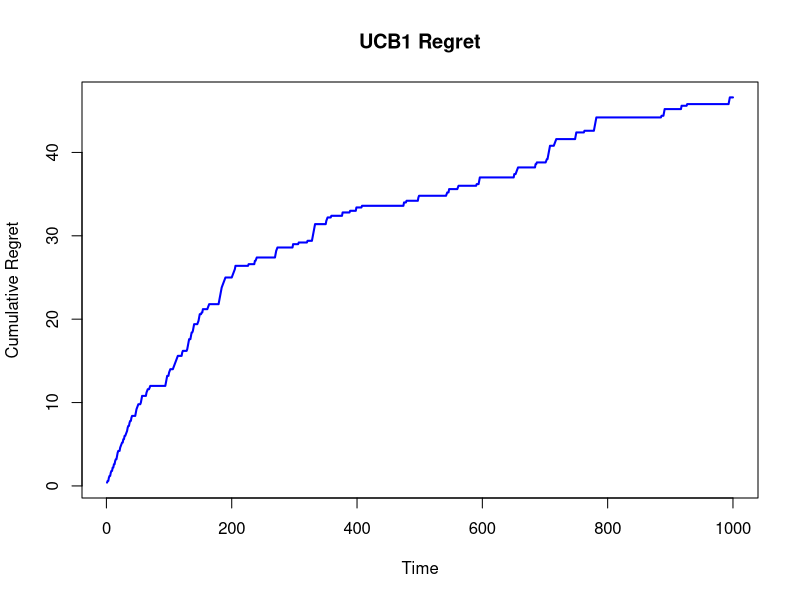
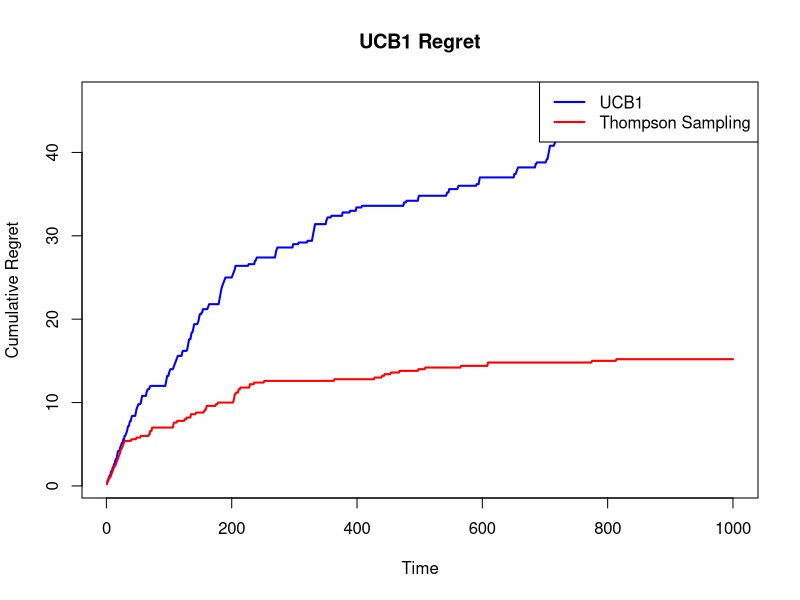
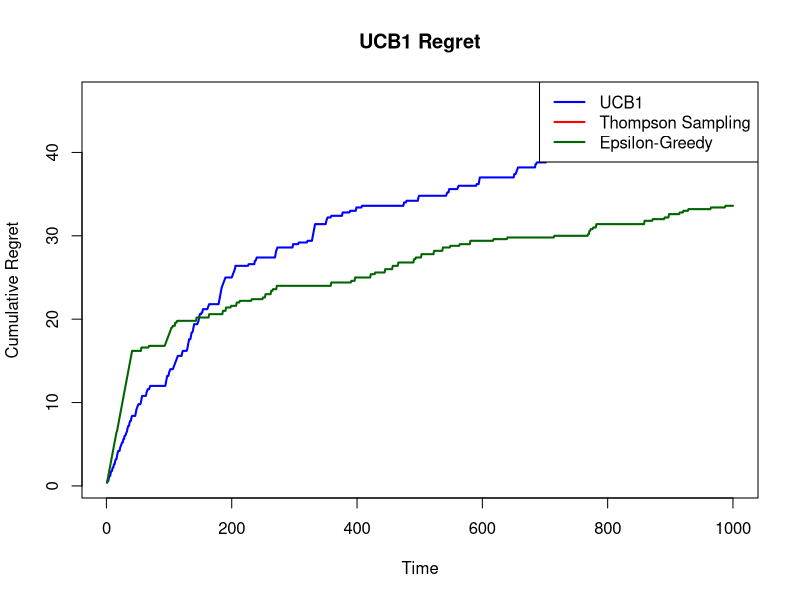

Generate these figures, in order, with R:
## ---- chunk 1
set.seed(42)
K <- 3
T <- 1000
mu <- c(0.3, 0.5, 0.7)  # true means

counts <- rep(0, K)
values <- rep(0, K)
regret <- numeric(T)

# Play each arm once
for (k in 1:K) {
  reward <- rbinom(1, 1, mu[k])
  counts[k] <- 1
  values[k] <- reward
  regret[k] <- max(mu) - mu[k]
}

for (t in (K+1):T) {
  ucb <- values + sqrt(2 * log(t) / counts)
  a <- which.max(ucb)
  reward <- rbinom(1, 1, mu[a])
  counts[a] <- counts[a] + 1
  values[a] <- values[a] + (reward - values[a]) / counts[a]
  regret[t] <- max(mu) - mu[a]
}

cum_regret_ucb <- cumsum(regret)
plot(cum_regret_ucb, type = "l", col = "blue", lwd = 2, 
     ylab = "Cumulative Regret", xlab = "Time", main = "UCB1 Regret")
## ---- chunk 2
set.seed(42)
alpha <- rep(1, K)
beta <- rep(1, K)
regret <- numeric(T)

for (t in 1:T) {
  sampled_means <- rbeta(K, alpha, beta)
  a <- which.max(sampled_means)
  reward <- rbinom(1, 1, mu[a])
  alpha[a] <- alpha[a] + reward
  beta[a] <- beta[a] + (1 - reward)
  regret[t] <- max(mu) - mu[a]
}

cum_regret_ts <- cumsum(regret)
plot(cum_regret_ucb, type = "l", col = "blue", lwd = 2, 
     ylab = "Cumulative Regret", xlab = "Time", main = "UCB1 Regret")
lines(cum_regret_ts, col = "red", lwd = 2)
legend("topright", legend = c("UCB1", "Thompson Sampling"), 
       col = c("blue", "red"), lwd = 2)
## ---- chunk 3
set.seed(42)
epsilon <- 0.1
counts <- rep(0, K)
values <- rep(0, K)
regret <- numeric(T)

for (t in 1:T) {
  if (runif(1) < epsilon) {
    a <- sample(1:K, 1)  # Exploration
  } else {
    a <- which.max(values)  # Exploitation
  }
  reward <- rbinom(1, 1, mu[a])
  counts[a] <- counts[a] + 1
  values[a] <- values[a] + (reward - values[a]) / counts[a]
  regret[t] <- max(mu) - mu[a]
}

cum_regret_eps <- cumsum(regret)
plot(cum_regret_ucb, type = "l", col = "blue", lwd = 2, 
     ylab = "Cumulative Regret", xlab = "Time", main = "UCB1 Regret")
lines(cum_regret_eps, col = "darkgreen", lwd = 2)
legend("topright", legend = c("UCB1", "Thompson Sampling", "Epsilon-Greedy"), 
       col = c("blue", "red", "darkgreen"), lwd = 2)
